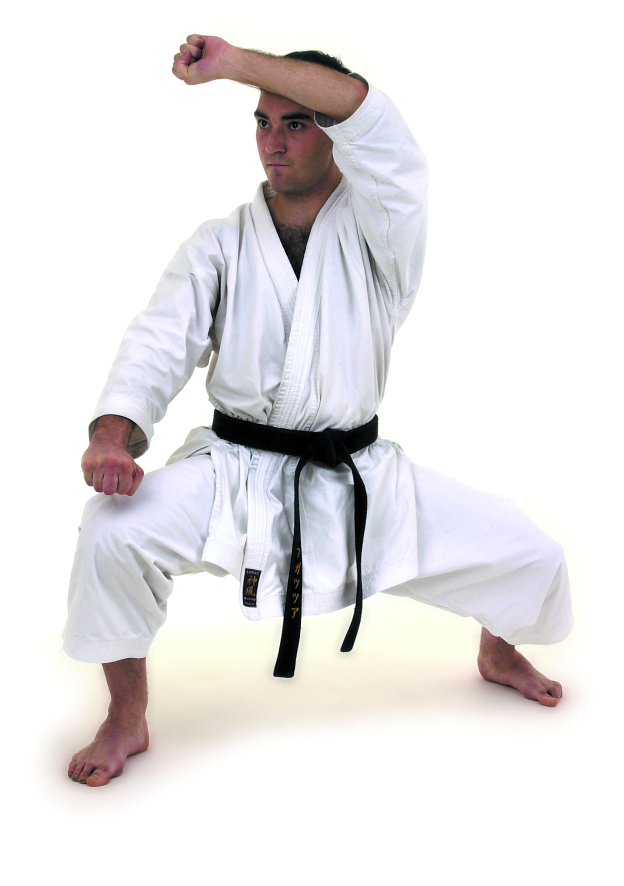
#> input picture proj_files/trackimage.jpg, 1247 x 1772 px (shown at 1/2 size)
$ python tracking.py
#> lines starting #> are read from the running program, lines starting #| are printed output that depends on the picture
import cv2
import numpy as np

image_path = r'proj_files/trackimage.jpg'

image = cv2.imread(image_path, 0) # 0 is to import as grayscale
#> image: shape (1772, 1247); min 0, max 255, mean 230.3
image = cv2.resize(image, (0, 0), fx=0.5, fy=0.5)
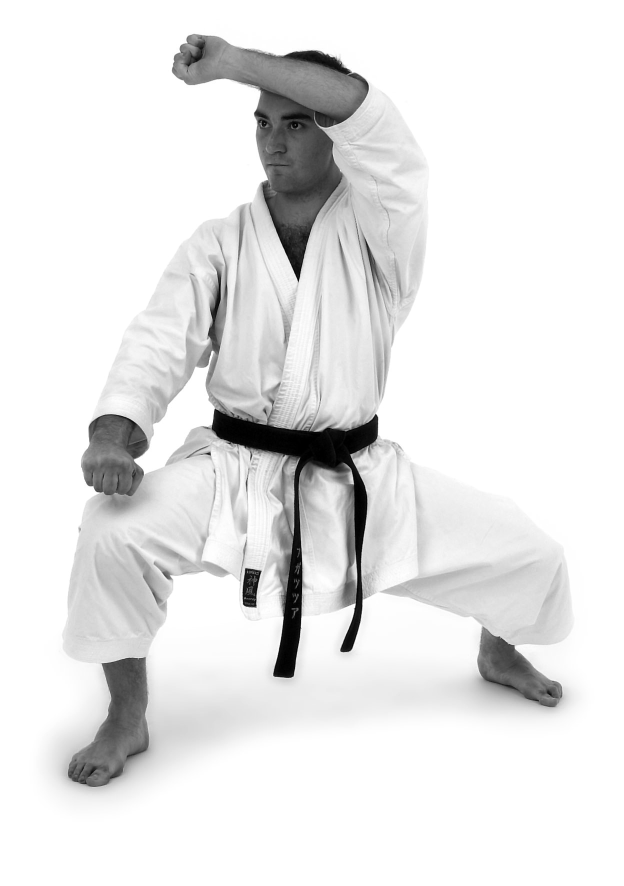
#> image: shape (886, 624); min 0, max 255, mean 230.4
template = cv2.imread('proj_files/foot from image.jpg', 0)
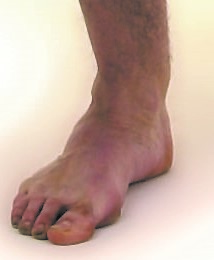
#> input picture proj_files/foot from image.jpg, 214 x 260 px
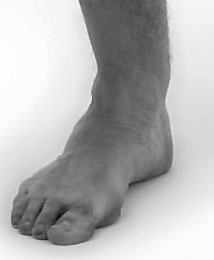
#> template: shape (260, 214); min 13, max 255, mean 180.1
template = cv2.resize(template, (0, 0), fx=0.5, fy=0.5)
#> template: shape (130, 107)

h, w = template.shape
#> h = 130; w = 107

methods = [cv2.TM_CCOEFF, cv2.TM_CCOEFF_NORMED, cv2.TM_CCORR,
           cv2.TM_CCORR_NORMED, cv2.TM_SQDIFF, cv2.TM_SQDIFF_NORMED]

# documentation suggests testing all methods for object detection to see which one
# works best for our problem

for method in methods:
    image2 = image.copy()
    # we copy to image, so it "clears" the previous rectangle before testing the next method
    result = cv2.matchTemplate(image2, template, method)
    # this uses the sliding window method: result is the output array that shows successful matches.
    # Ex: A 4x4 image with a template of 2x2 would have a result array of 3x3 with 1's and 0's
    min_val, max_val, min_loc, max_loc = cv2.minMaxLoc(result)

    # minMaxLoc will give us the values to the left, but we only care about min_loc & max_loc (indexes)
    # because we want to reverse engineer the location of the match to draw a rectangle
    # locations are tuples of (int, int)
    # print(min_loc, max_loc)

    if method in [cv2.TM_SQDIFF, cv2.TM_SQDIFF_NORMED]: # these methods take in the min_loc. Other methods use max_loc
        location = min_loc
    else:
        location = max_loc

    right_bottom = (location[0] + w,location[1] + h)
    cv2.rectangle(image2, location, right_bottom, 0, 5)
    #####################
    # location________
    # |              |
    # |              |
    # ---------------right_bottom
    #####################
    # location gives us width, right_bottom gives us height
    cv2.imshow('Found', image2)
    cv2.waitKey(0)
    cv2.destroyAllWindows()
#> this loop made 6 passes
#> (min_val, max_val, min_loc, location, right_bottom) on passes 1 to 4: (-27149870, 58218456, (102, 422), (62, 664), (169, 794)), (-0.56, 0.996, (104, 426), (62, 664), (169, 794)), (299316736, 639246464, (258, 73), (24, 18), (131, 148)), (0.762, 0.999, (260, 424), (63, 664), (170, 794))
#> (min_val, max_val, max_loc, location, right_bottom) on passes 5 to 6: (1172896, 213616192, (260, 425), (62, 664), (169, 794)), (0.00237, 0.519, (263, 423), (62, 664), (169, 794))
#> pass 1, `result = cv2.matchTemplate(image2, template, method)`:
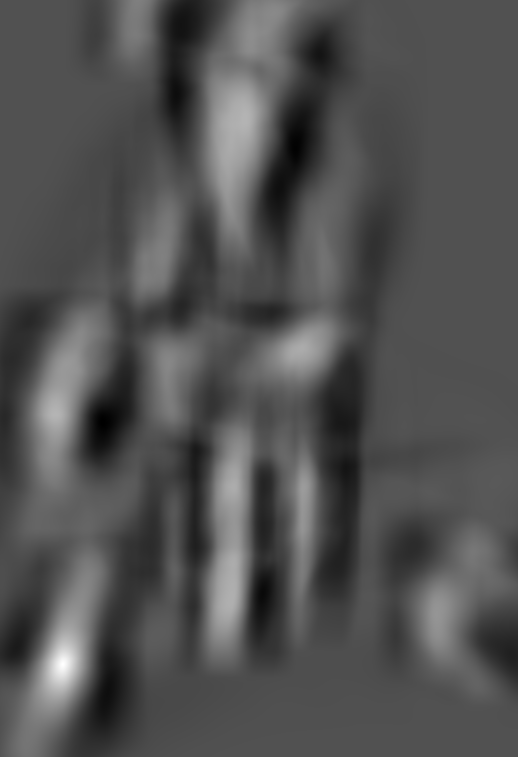
#> result: shape (757, 518) float32; min -27149870, max 58218456, mean 247522.3; drawn with min black and max white
#> pass 1, `cv2.imshow('Found', image2)`:
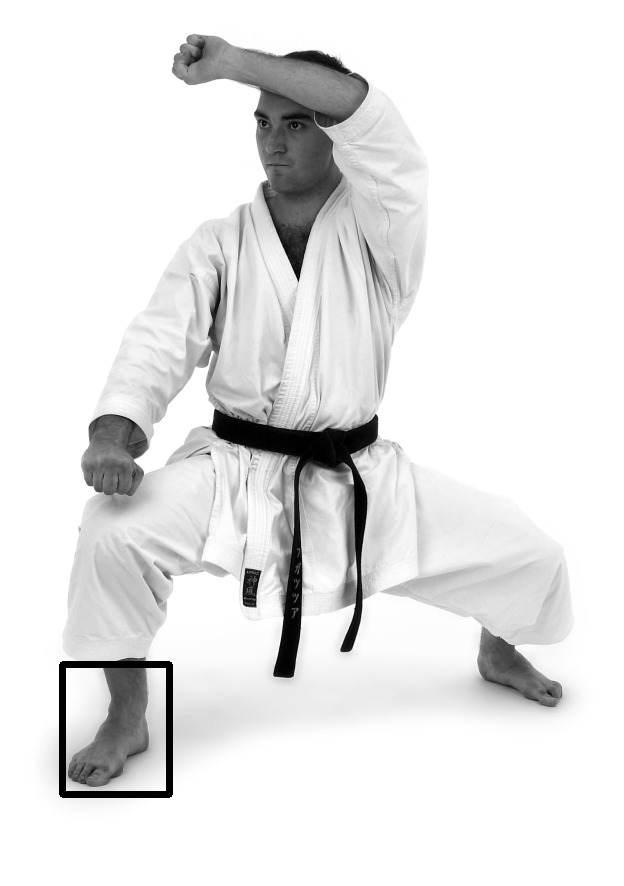
#> window 'Found': shape (886, 624); min 0, max 255, mean 229
#> pass 3, `result = cv2.matchTemplate(image2, template, method)`:
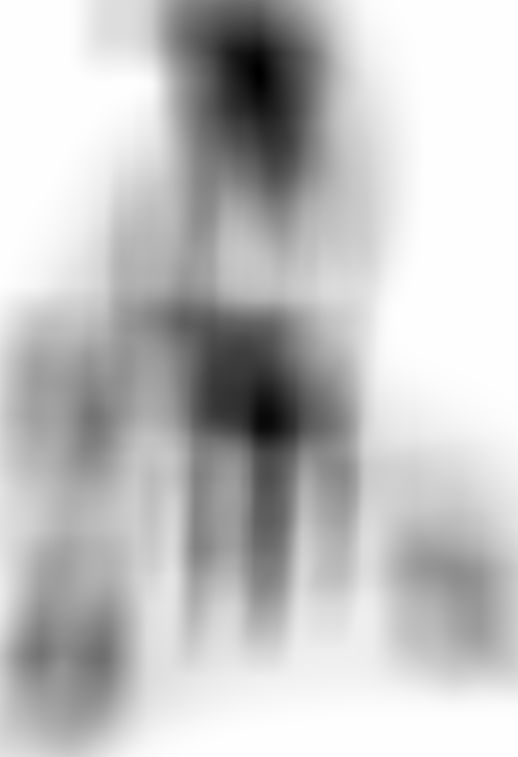
#> result: shape (757, 518) float32; min 299316736, max 639246464, mean 557687168; drawn with min black and max white
#> after the loop:
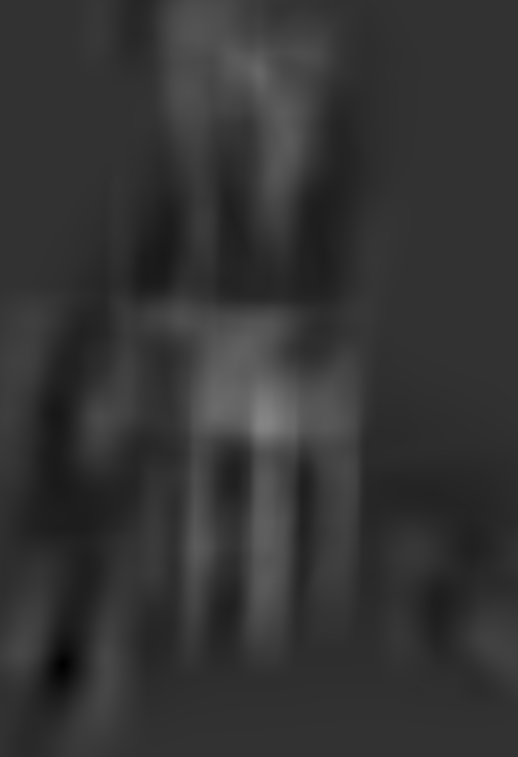
#> result: shape (757, 518) float32; min 0.00237, max 0.519, mean 0.206
